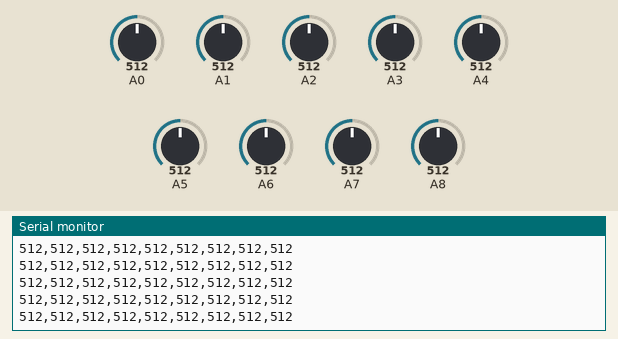
Recording of a sketch running on a simulated Arduino Mega 2560, built with avr-gcc and run on an emulated ATmega2560. On the bench: the last lines printed to the serial monitor. The test bench sets the inputs (shaded band); at power-on: A0 = 512, A1 = 512, A2 = 512, A3 = 512, A4 = 512, A5 = 512, A6 = 512, A7 = 512, A8 = 512.

Above: at 1.2 s.
1.3 s: A0 set to 106
At 1.9 s:
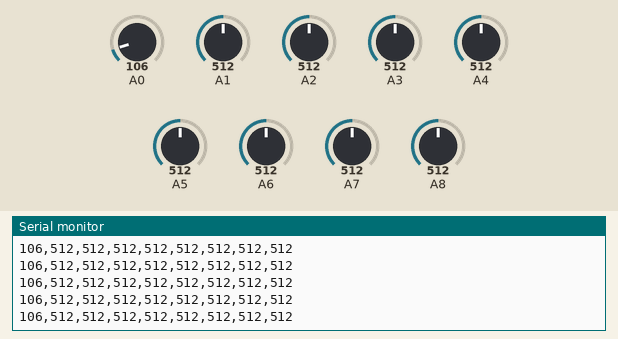
4.3 s: A0 set to 93
At 5.2 s:
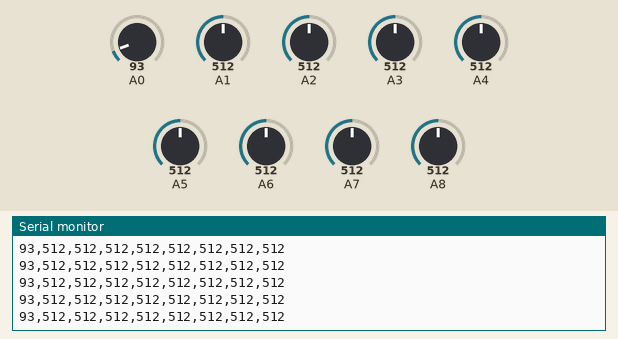
Timing chart, 0 to 7.3 s (numbered marks = the images above; inputs shaded):
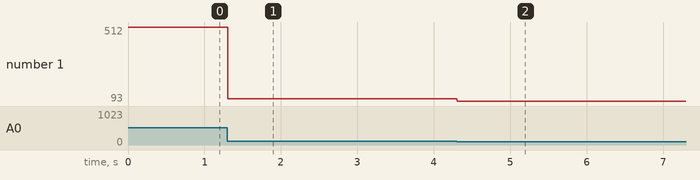

Measured:
- after the input at 1.3 s, the serial monitor: prints a new line at once (image 1)
- after the input at 4.3 s, the serial monitor: prints a new line at once (image 2)
- plotted number 1: 512 → 106 after the input at 1.3 s, 106 → 93 after the input at 4.3 s

The sketch:

example_serial_code.ino
```cpp
// holds the incoming raw data. Signal value can range from 0-1024
int Signal0;
int Signal1;
int Signal2;
int Signal3;
int Signal4;
int Signal5;
int Signal6;
int Signal7;
int Signal8;

// The SetUp Function:
void setup() {
  pinMode(A0,INPUT);
  pinMode(A1,INPUT);
  pinMode(A2,INPUT);
  pinMode(A3,INPUT);
  pinMode(A4,INPUT);
  pinMode(A5,INPUT);
  pinMode(A6,INPUT);
  pinMode(A7,INPUT);
  Serial.begin(115200);         // Baudrate.
}

// The Main Loop Function
void loop() {

// Analog input pins
 Signal0 = analogRead(A0);
 Signal1 = analogRead(A1);
 Signal2 = analogRead(A2);
 Signal3 = analogRead(A3);
 Signal4 = analogRead(A4);
 Signal5 = analogRead(A5);
 Signal6 = analogRead(A6);
 Signal7 = analogRead(A7);
 Signal8 = analogRead(A8);

Serial.print(Signal0);
Serial.print(',');
Serial.print(Signal1);
Serial.print(',');
Serial.print(Signal2);
Serial.print(',');
Serial.print(Signal3);
Serial.print(',');
Serial.print(Signal4);
Serial.print(',');
Serial.print(Signal5);
Serial.print(',');
Serial.print(Signal6);
Serial.print(',');
Serial.print(Signal7);
Serial.print(',');
Serial.println(Signal8);


}
```
